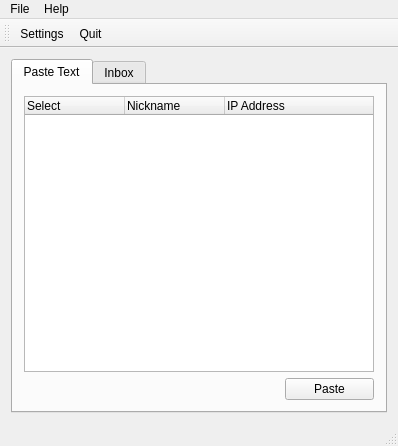
<?xml version="1.0" encoding="UTF-8"?>
<ui version="4.0">
 <class>ClipBoard</class>
 <widget class="QMainWindow" name="ClipBoard">
  <property name="geometry">
   <rect>
    <x>0</x>
    <y>0</y>
    <width>398</width>
    <height>446</height>
   </rect>
  </property>
  <property name="windowTitle">
   <string>ClipBoard</string>
  </property>
  <property name="windowIcon">
   <iconset resource="icons.qrc">
    <normaloff>:/icons/images/clipboard-icon.png</normaloff>:/icons/images/clipboard-icon.png</iconset>
  </property>
  <widget class="QWidget" name="centralWidget">
   <layout class="QGridLayout" name="gridLayout">
    <item row="0" column="0">
     <widget class="QTabWidget" name="tabWidget">
      <property name="currentIndex">
       <number>0</number>
      </property>
      <widget class="QWidget" name="tab">
       <attribute name="title">
        <string>Paste Text</string>
       </attribute>
       <layout class="QGridLayout" name="gridLayout_2">
        <item row="0" column="0" colspan="2">
         <widget class="QTreeWidget" name="peopleList">
          <property name="rootIsDecorated">
           <bool>false</bool>
          </property>
          <column>
           <property name="text">
            <string>Select</string>
           </property>
          </column>
          <column>
           <property name="text">
            <string>Nickname</string>
           </property>
          </column>
          <column>
           <property name="text">
            <string>IP Address</string>
           </property>
          </column>
         </widget>
        </item>
        <item row="1" column="1">
         <widget class="QPushButton" name="pasteButton">
          <property name="maximumSize">
           <size>
            <width>89</width>
            <height>16777215</height>
           </size>
          </property>
          <property name="text">
           <string>Paste</string>
          </property>
         </widget>
        </item>
       </layout>
      </widget>
      <widget class="QWidget" name="tab_2">
       <attribute name="title">
        <string>Inbox</string>
       </attribute>
       <layout class="QGridLayout" name="gridLayout_3">
        <item row="0" column="0">
         <widget class="QTreeWidget" name="incomingList">
          <property name="rootIsDecorated">
           <bool>false</bool>
          </property>
          <column>
           <property name="text">
            <string>Sender</string>
           </property>
          </column>
          <column>
           <property name="text">
            <string>Text</string>
           </property>
          </column>
          <column>
           <property name="text">
            <string>Timestamp</string>
           </property>
          </column>
         </widget>
        </item>
       </layout>
      </widget>
     </widget>
    </item>
   </layout>
  </widget>
  <widget class="QMenuBar" name="menuBar">
   <property name="geometry">
    <rect>
     <x>0</x>
     <y>0</y>
     <width>398</width>
     <height>21</height>
    </rect>
   </property>
   <widget class="QMenu" name="menuFile">
    <property name="title">
     <string>File</string>
    </property>
    <addaction name="actionSettings"/>
    <addaction name="actionQuit"/>
   </widget>
   <widget class="QMenu" name="menuHelp">
    <property name="title">
     <string>Help</string>
    </property>
   </widget>
   <addaction name="menuFile"/>
   <addaction name="menuHelp"/>
  </widget>
  <widget class="QToolBar" name="mainToolBar">
   <property name="movable">
    <bool>true</bool>
   </property>
   <property name="floatable">
    <bool>true</bool>
   </property>
   <attribute name="toolBarArea">
    <enum>TopToolBarArea</enum>
   </attribute>
   <attribute name="toolBarBreak">
    <bool>false</bool>
   </attribute>
   <addaction name="actionSettings"/>
   <addaction name="actionQuit"/>
  </widget>
  <widget class="QStatusBar" name="statusBar"/>
  <action name="actionQuit">
   <property name="icon">
    <iconset resource="icons.qrc">
     <normaloff>:/icons/images/application-exit.png</normaloff>:/icons/images/application-exit.png</iconset>
   </property>
   <property name="text">
    <string>Quit</string>
   </property>
   <property name="shortcut">
    <string>Ctrl+Q</string>
   </property>
  </action>
  <action name="actionSettings">
   <property name="icon">
    <iconset resource="icons.qrc">
     <normaloff>:/icons/images/configure.png</normaloff>:/icons/images/configure.png</iconset>
   </property>
   <property name="text">
    <string>Settings</string>
   </property>
  </action>
 </widget>
 <layoutdefault spacing="6" margin="11"/>
 <resources>
  <include location="icons.qrc"/>
 </resources>
 <connections/>
</ui>
